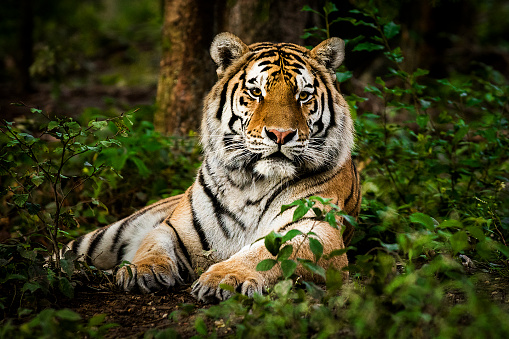
#> input picture picture/tiger.jpg, 509 x 339 px, found by its file name
$ jupyter execute '23. -Digital image processing-Image Thresholding and segmentation- adaptive.ipynb'
#> lines starting #> are read from the running program, lines starting #| are printed output that depends on the picture; after the words box and inside, x2 and y2 are one past the last pixel; in counts of white or black regions, pixels touching at a corner belong together
[cell 1]
from skimage import data
import numpy as np
import cv2 as cv
import matplotlib.pyplot as plt

[cell 2]
from skimage import data
import numpy as np
import cv2 as cv
import matplotlib.pyplot as plt

image=cv.imread(r"D:\output image\tiger.jpg",0)
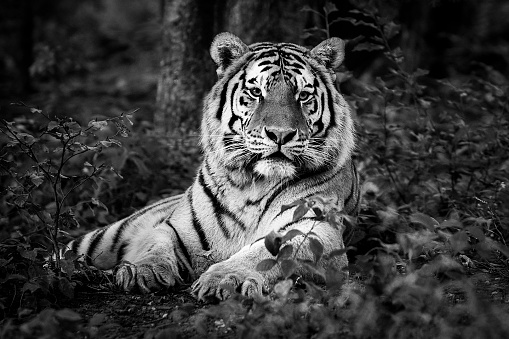
#> image: shape (339, 509); min 0, max 255, mean 60.2
image=cv.medianBlur(image,5)      #image smooth
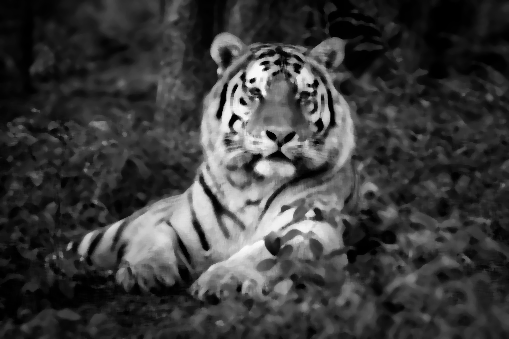
#> image: shape (339, 509); min 0, max 251, mean 59.7


 #Global thresholding
res1,thresh=cv.threshold(image,127,255, cv.THRESH_BINARY)
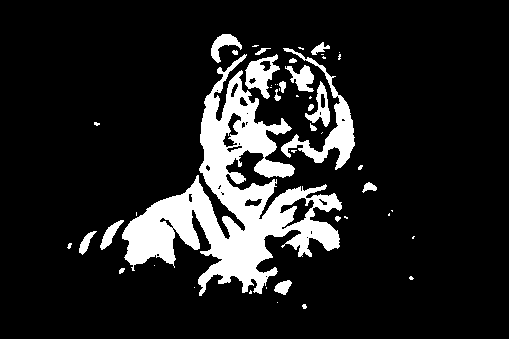
#> thresh: shape (339, 509); 13.2% white; 51 white regions (31 under 20 px), largest, box (x1, y1, x2, y2) and area: (122, 54, 342, 296) 17489, (281, 48, 355, 170) 1942, (245, 54, 280, 99) 742

#adaptive thresholding
th2=cv.adaptiveThreshold(image,255,cv.ADAPTIVE_THRESH_GAUSSIAN_C,cv.THRESH_BINARY,5,5)       #GAUSSIAN
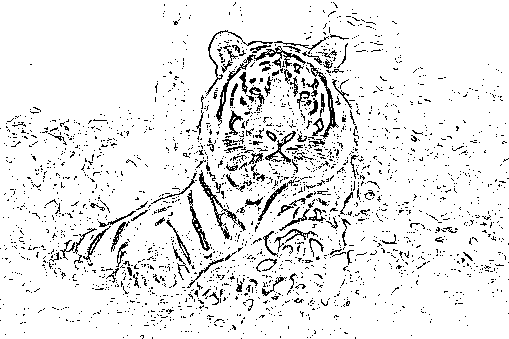
#> th2: shape (339, 509); 91.7% white; black in thin lines or dots
th3=cv.adaptiveThreshold(image,255,cv.ADAPTIVE_THRESH_MEAN_C,cv.THRESH_BINARY,5,5)           #Mean
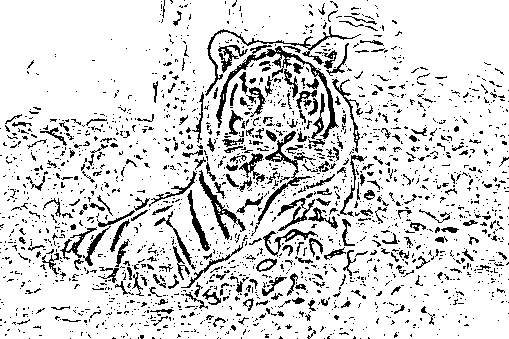
#> th3: shape (339, 509); 85.7% white; black in thin lines or dots


title=['Original Image', 'Global thresholding', 'Adaptive mean thresholding', 'Adaptive gaussion thresholding']
images=[image,thresh,th2,th3]

for i in range(4):
    plt.subplot(2,2,i+1),plt.imshow(images[i])
    plt.title(title[i])
    plt.xticks([]),plt.yticks([])
plt.show()

$ run again, with picture/Lionel_Messi.jpg copied over picture/tiger.jpg
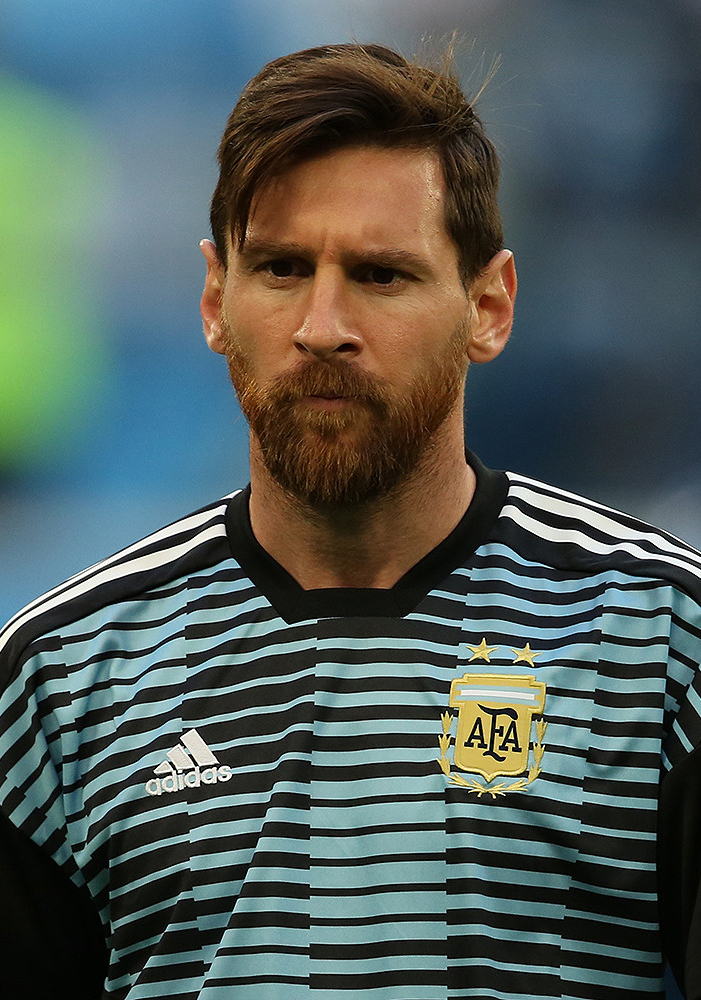
#> input picture picture/Lionel_Messi.jpg, 701 x 1000 px, found by its file name
#> `res1,thresh=cv.threshold(image,127,255, cv.THRESH_BINARY)`:
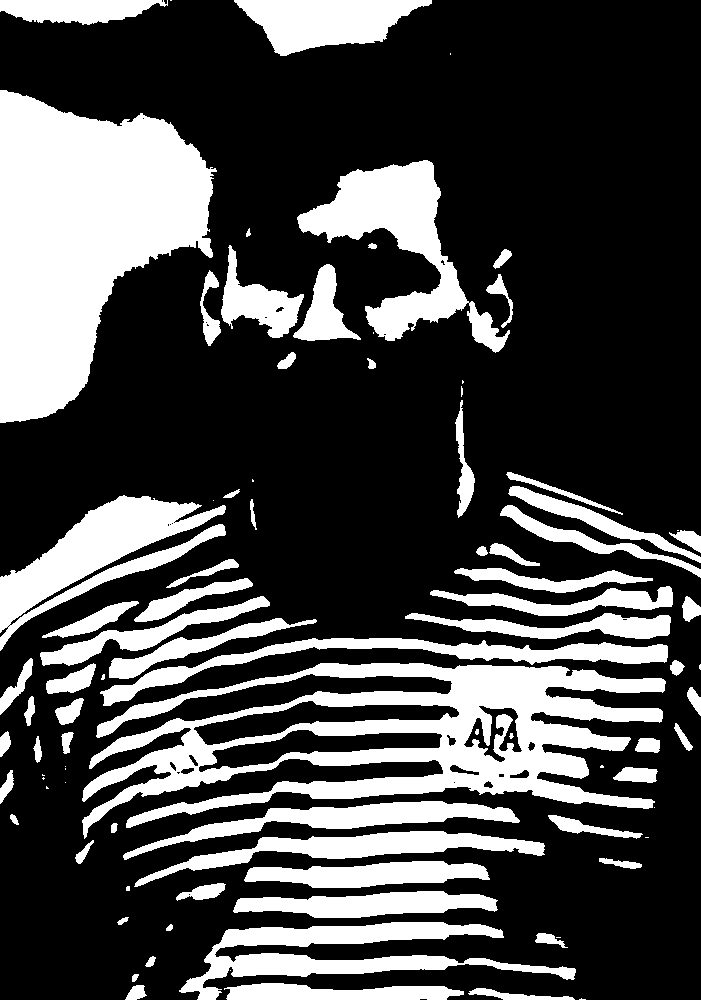
#> thresh: shape (1000, 701); 28.5% white; 91 white regions (24 under 20 px), largest, box (x1, y1, x2, y2) and area: (0, 90, 217, 423) 44739, (82, 663, 666, 839) 39301, (297, 160, 510, 353) 13019
#> th2: shape (1000, 701); 93.3% white; black in thin lines or dots
#> `th3=cv.adaptiveThreshold(image,255,cv.ADAPTIVE_THRESH_MEAN_C,cv.THRESH..`:
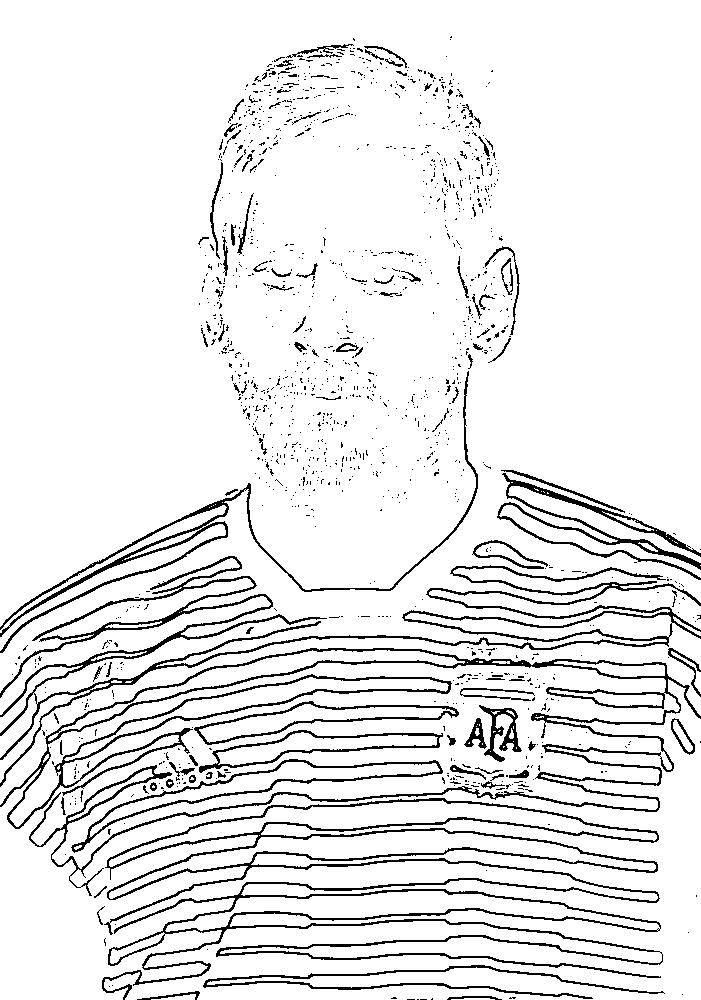
#> th3: shape (1000, 701); 91.2% white; black in thin lines or dots
